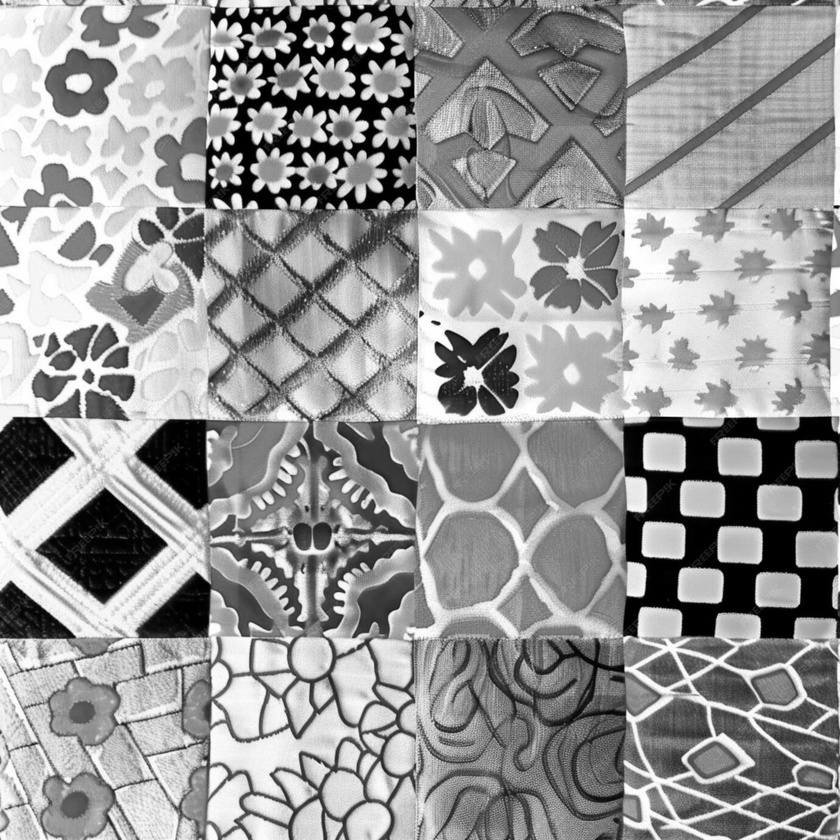
#> input picture source_pattern_1.jpg, 840 x 840 px, shrunk from 1380 x 1380 before the run
$ python image_pattern_match.py
#> lines starting #> are read from the running program, lines starting #| are printed output that depends on the picture; long printed decimals are rounded
import cv2
import os

# Path to the directory containing the database images
database_dir = 'Image_Pattern_Gallery'

# Load the pattern image
pattern_img = cv2.imread('source_pattern_1.jpg', 0)
#> pattern_img is the input picture: shape (840, 840); min 0, max 255, mean 151.1

# Function to find the best match
def find_best_match(database_dir, pattern_img):
#> called with database_dir = 'Image_Pattern_Gallery'
    best_match = None
    best_val = 0

    for image_name in os.listdir(database_dir):
        image_path = os.path.join(database_dir, image_name)
        img = cv2.imread(image_path, 0)
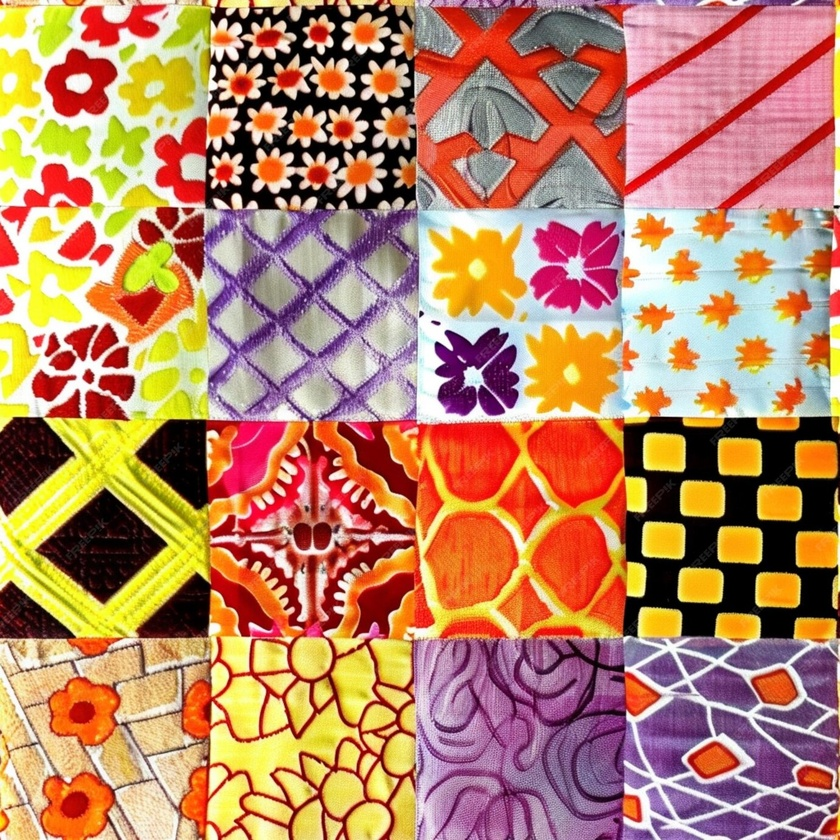
#> input picture Image_Pattern_Gallery/p1.jpg, 840 x 840 px, shrunk from 1380 x 1380 before the run
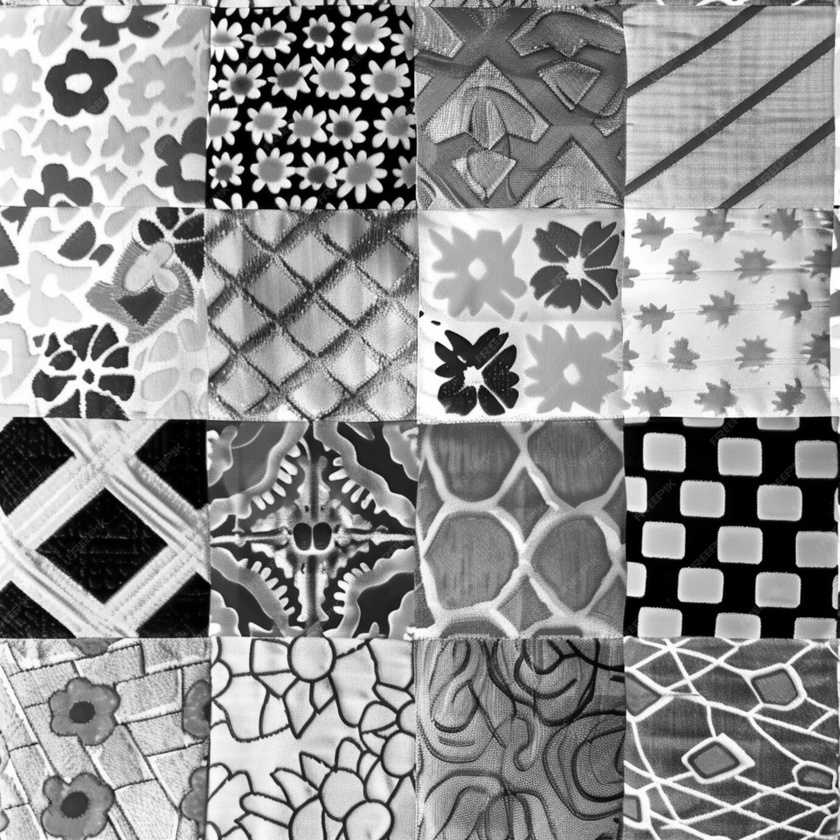
#> img: shape (840, 840); min 0, max 255, mean 145.3

        # Ensure the image was loaded correctly
        if img is None:
            continue

        # Use matchTemplate to find the pattern in the current image
        result = cv2.matchTemplate(img, pattern_img, cv2.TM_CCOEFF_NORMED)
#> result = [0.991]
        _, max_val, _, max_loc = cv2.minMaxLoc(result)
#> max_val = 0.991; max_loc = (0, 0)

        # Update the best match if the current one is better
        if max_val > best_val:
            best_val = max_val
#> best_val = 0.991
            best_match = (image_name, max_loc)
#> best_match = ('p1.jpg', (0, 0))
#> pass 2 of the loop in find_best_match, `for image_name in os.listdir(database_dir):`:
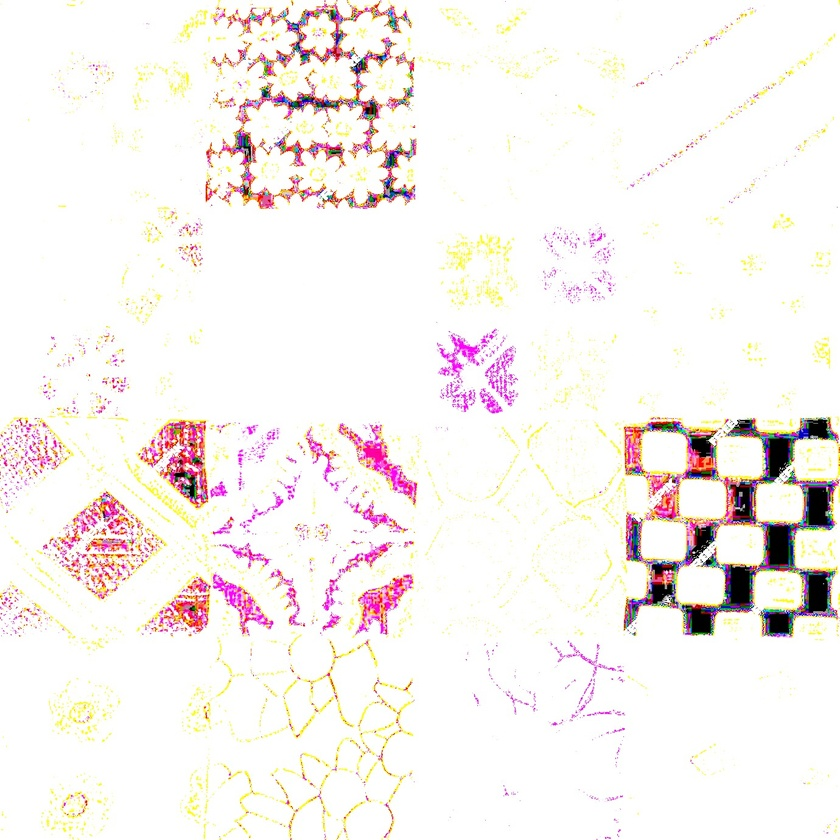
#> input picture Image_Pattern_Gallery/p2.jpg, 840 x 840 px, shrunk from 1380 x 1380 before the run
#> in find_best_match, `img = cv2.imread(image_path, 0)`:
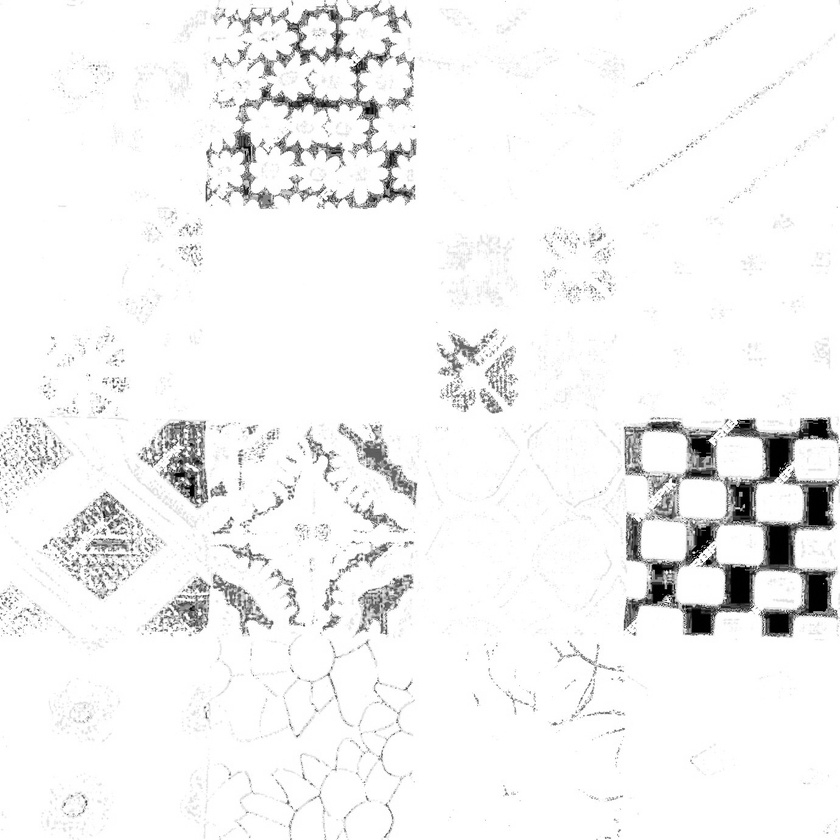
#> img: shape (840, 840); min 0, max 255, mean 243.2
#> result = [0.543]
#> max_val = 0.543

    return best_match, best_val

# Find the best match
best_match, best_val = find_best_match(database_dir, pattern_img)
#> best_match = ('p3.jpg', (0, 0)); best_val = 1

if best_match:
    print(f"Best match found in {best_match[0]} with a similarity score of {best_val}")
#| Best match found in p3.jpg with a similarity score of 1
else:
    print("No match found")
